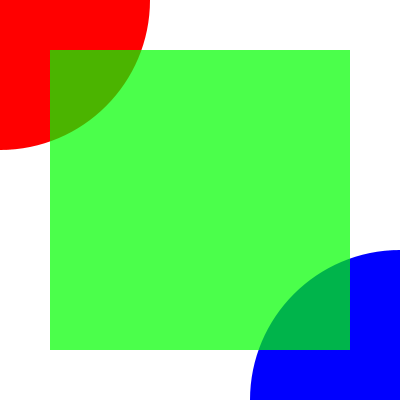
Frame 1 (no input)
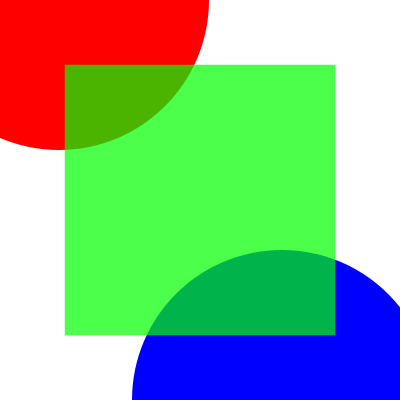
Frame 60 (the mouse pressed at the canvas centre just before this capture)
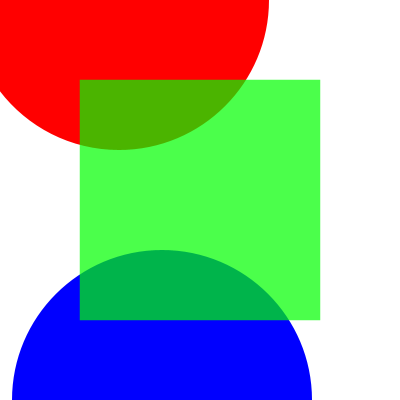
Frame 120 (the mouse held since frame 60 and released just before this capture)

The Processing sketch that drew these frames (run headless with seeded random() and noise(); from frame 60 on, the mouse is pressed at the canvas centre):

// Processing sketch: ej05b_5_5_variables_declaradas
// ── ej05b_5_5_variables_declaradas.pde

// VARIABLES DE USUARIO + OPERACIONES MATEMATICAS

//1) D E C L A R A C I O N
//tipo nombre = valorInicial ;
int posXrojo = 0;
int posXazul = 400;        //int = valores numericos enteros
float tamCuadrado = 300;   //float = valores numericos con decimales

void setup(){  //configuracion, se ejecuta una sola vez al iniciar el programa
  size(400, 400 );
  colorMode( RGB );  //no es necesario declarar RGB porque es por defecto
  rectMode( CENTER );
  noStroke();
  
  //defino cantidad de FRAMES por SEGUNDO del DRAW
  frameRate( 30 );  //60 por defecto
}

void draw(){  //dibujar, se ejecuta (por defecto) 60 fps -frames per second-
  //defino un color de fondo: importante para no dejar rastro
  background( 255 );
  
  //circulo rojo
  fill( 255, 0, 0 );
  //3) U T I L I Z A C I O N 
  ellipse( posXrojo, 0, 300, 300 );
    
  //circulo azul
  fill( 0, 0, 255 );
  ellipse( posXazul, 400, 300, 300 );

  //cuadrado verde
  fill( 0, 255, 0, 180 );
  rect( width/2, height/2, tamCuadrado, tamCuadrado );

  //2) A S I G N A C I O N  
  //ACTUALIZAR LOS VALORES DE MIS VARIABLES: Operaciones matemáticas
  posXrojo = posXrojo + 1;  //posXrojo += 1;
  posXazul = posXazul - 2;
  tamCuadrado = tamCuadrado - 0.5;
  
  //debug en consola
  println( tamCuadrado );
}
